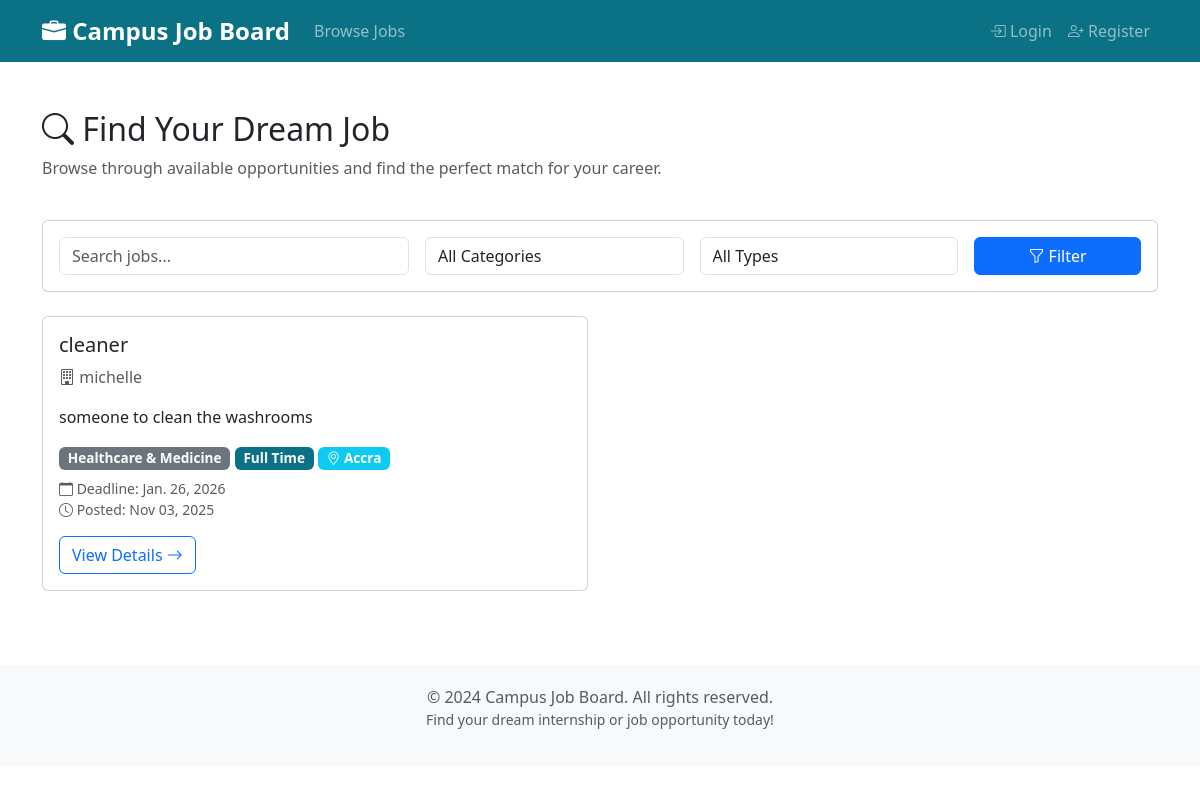
The app's page /, older data.
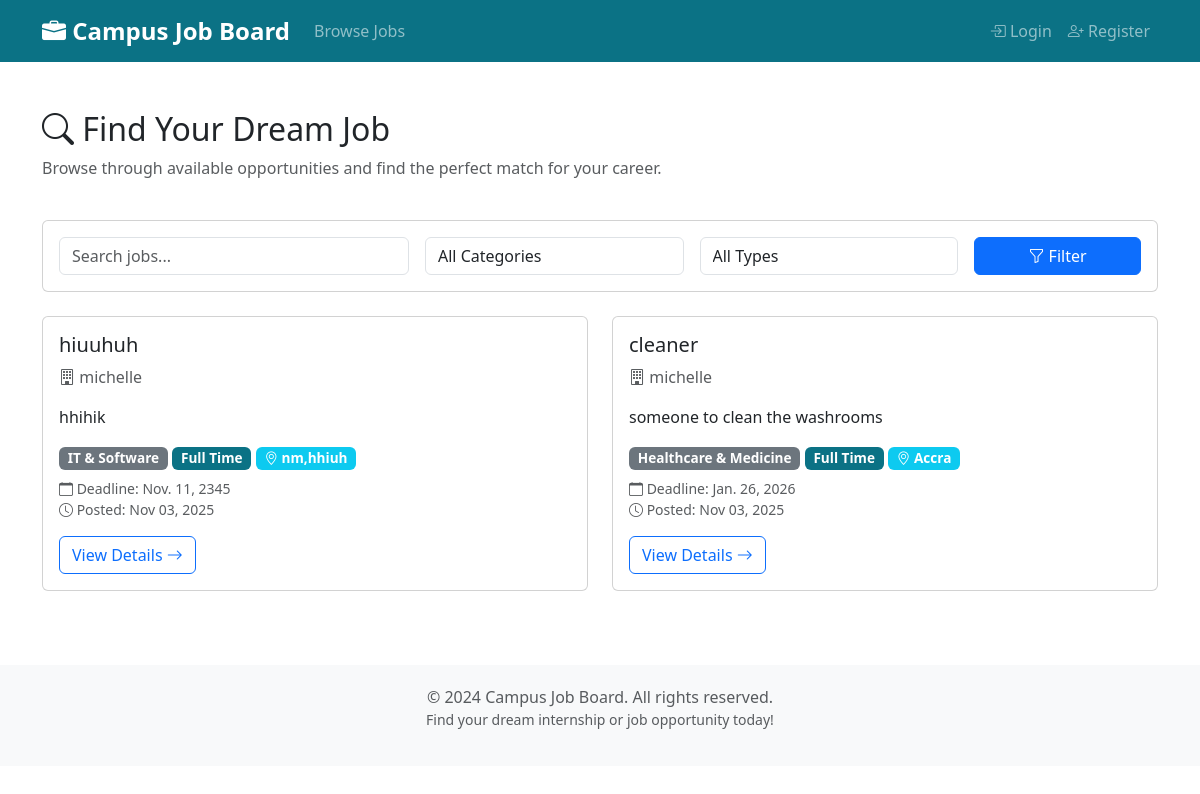
The same page, newer data.
### jobs/models.py (models this page shows, shortened)
class JobPost(models.Model):
    FULL_TIME = 'FT'
    PART_TIME = 'PT'
    INTERNSHIP = 'INT'
    CONTRACT = 'CON'
    JOB_TYPE_CHOICES = [
        (FULL_TIME, 'Full Time'),
        (PART_TIME, 'Part Time'),
        (INTERNSHIP, 'Internship'),
        (CONTRACT, 'Contract'),
    ]
    IT = 'IT'
    MARKETING = 'MKT'
    FINANCE = 'FIN'
    SALES = 'SLS'
    HR = 'HR'
    ENGINEERING = 'ENG'
    EDUCATION = 'EDU'
    HEALTHCARE = 'HLT'
    MEDIA = 'MED'
    LAW = 'LAW'
    CONSTRUCTION = 'CON'
    CUSTOMER_SERVICE = 'CS'
    ARCHITECTURE = 'ARC'
    ACCOUNTING = 'ACC'
    OTHER = 'OTH'
    CATEGORY_CHOICES = [
        (IT, 'IT & Software'),
        (FINANCE, 'Finance & Accounting'),
        (ACCOUNTING, 'Accounting'),
        (MARKETING, 'Marketing & Sales'),
        (SALES, 'Sales'),
        (EDUCATION, 'Education & Training'),
        (ENGINEERING, 'Engineering'),
        (ARCHITECTURE, 'Architecture'),
        (HEALTHCARE, 'Healthcare & Medicine'),
        (MEDIA, 'Media & Design'),
        (HR, 'Human Resources'),
        (LAW, 'Law & Administration'),
        (CONSTRUCTION, 'Construction & Real Estate'),
        (CUSTOMER_SERVICE, 'Customer Service'),
        (OTHER, 'Others'),
    ]
    CURRENCY_CHOICES = [
        ('USD', 'USD - US Dollar'),
        ('GHS', 'GHS - Ghanaian Cedi'),
        ('EUR', 'EUR - Euro'),
        ('GBP', 'GBP - British Pound'),
        ('NGN', 'NGN - Nigerian Naira'),
        ('KES', 'KES - Kenyan Shilling'),
        ('ZAR', 'ZAR - South African Rand'),
        ('CAD', 'CAD - Canadian Dollar'),
        ('AUD', 'AUD - Australian Dollar'),
    ]
    title = models.CharField(max_length=200)
    company = models.ForeignKey(settings.AUTH_USER_MODEL,
                                on_delete=models.CASCADE,
                                limit_choices_to={'is_company': True},
                                related_name='job_posts')
    description = models.TextField(help_text="Detailed job description")
    requirements = models.TextField(
        help_text="Required qualifications and skills")
    location = models.CharField(max_length=200)
    category = models.CharField(max_length=3,
                                choices=CATEGORY_CHOICES,
                                default=IT)
    job_type = models.CharField(max_length=3,
                                choices=JOB_TYPE_CHOICES,
                                default=FULL_TIME)
    date_posted = models.DateTimeField(default=timezone.now)
    deadline = models.DateField(help_text="Application deadline")
    salary = models.DecimalField(max_digits=10,
                                 decimal_places=2,
                                 null=True,
                                 blank=True,
                                 help_text="Salary range (optional)")
    currency = models.CharField(max_length=3,
                                choices=CURRENCY_CHOICES,
                                default='USD',
                                help_text="Currency for salary")
    image = models.ImageField(
        upload_to='job_images/',
        null=True,
        blank=True,
        help_text="Optional image for the job posting")
    is_approved = models.BooleanField(
        default=False, help_text="Whether this job post is approved by admin")
    class Meta:
        ordering = ['-date_posted']
        indexes = [
            models.Index(fields=['-date_posted']),
            models.Index(fields=['category']),
            models.Index(fields=['job_type']),
        ]

### users/models.py (models this page shows, shortened)
class CustomUser(AbstractUser):
    is_company = models.BooleanField(
        default=False,
        help_text="Designates whether this user is a company/employer")
    id_document = models.FileField(
        upload_to='user_ids/',
        null=True,
        blank=True,
        help_text='Upload an identification document (image or PDF) for verification')
    institution = models.CharField(
        max_length=255,
        help_text='Enter your school or company name for verification',
        null=True,
        blank=True
    )
    PENDING = 'P'
    VERIFIED = 'V'
    REJECTED = 'R'
    VERIFICATION_STATUS_CHOICES = [
        (PENDING, 'Pending'),
        (VERIFIED, 'Verified'),
        (REJECTED, 'Rejected'),
    ]
    verification_status = models.CharField(
        max_length=1,
        choices=VERIFICATION_STATUS_CHOICES,
        default=PENDING,
        help_text='Status of identity verification')

### jobs/views.py (the view)
# urls.py: path('', views.JobListView.as_view(), name='job_list'),
class JobListView(ListView):
    model = JobPost
    template_name = 'jobs/job_list.html'
    context_object_name = 'jobs'
    paginate_by = 10
    def get_queryset(self):
        user = self.request.user
        if user.is_superuser:
            queryset = JobPost.objects.all()
        elif user.is_authenticated and hasattr(user, 'is_company') and user.is_company:
            queryset = JobPost.objects.filter(company=user)
        else:
            queryset = JobPost.objects.filter(is_approved=True)
        search_query = self.request.GET.get('search')
        if search_query:
            queryset = queryset.filter(
                Q(title__icontains=search_query)
                | Q(description__icontains=search_query)
                | Q(location__icontains=search_query))
        category = self.request.GET.get('category')
        if category:
            queryset = queryset.filter(category=category)
        job_type = self.request.GET.get('job_type')
        if job_type:
            queryset = queryset.filter(job_type=job_type)
        return queryset.order_by('-date_posted')
    def get_context_data(self, **kwargs):
        context = super().get_context_data(**kwargs)
        context['search_query'] = self.request.GET.get('search', '')
        context['category_filter'] = self.request.GET.get('category', '')
        context['job_type_filter'] = self.request.GET.get('job_type', '')
        context['categories'] = JobPost.CATEGORY_CHOICES
        context['job_types'] = JobPost.JOB_TYPE_CHOICES
        return context

### jobs/context_processors.py (called while the page is built, shortened)
def notification_counts(request):
    company_unread = 0
    applicant_unread = 0
    user = getattr(request, 'user', None)
    return {
        'company_unread_count': company_unread,
        'applicant_unread_count': applicant_unread,
    }

### jobs/templates/jobs/job_list.html (shortened to what this page needs)
{% extends 'base.html' %}
{% block content %}
<div class="row mb-4">
    <div class="col-md-8">
        <h2><i class="bi bi-search"></i> Find Your Dream Job</h2>
        <p class="text-muted">Browse through available opportunities and find the perfect match for your career.</p>
    </div>
    <div class="col-md-4 text-end">
    </div>
</div>
<div class="card mb-4">
    <div class="card-body">
        <form method="get" class="row g-3">
            <div class="col-md-4">
                <input type="text" class="form-control" name="search"
                       placeholder="Search jobs..." value="{{ search_query }}">
            </div>
            <div class="col-md-3">
                <select name="category" class="form-control">
                    <option value="">All Categories</option>
                </select>
            </div>
            <div class="col-md-3">
                <select name="job_type" class="form-control">
                    <option value="">All Types</option>
                </select>
            </div>
            <div class="col-md-2">
                <button type="submit" class="btn btn-primary w-100">
                    <i class="bi bi-funnel"></i> Filter
                </button>
            </div>
        </form>
    </div>
</div>
{% if jobs %}
    <div class="row">
        {% for job in jobs %}
            <div class="col-md-6 mb-4">
                <div class="card job-card h-100">
                    <div class="card-body">
                        <h5 class="card-title">{{ job.title }}</h5>
                        <p class="card-text text-muted">
                            <i class="bi bi-building"></i> {{ job.company.username }}
                        </p>
                        <p class="card-text">
                            {{ job.description|truncatewords:30 }}
                        </p>
                        <div class="mb-2">
                            <span class="badge bg-secondary job-type-badge">{{ job.get_category_display }}</span>
                            <span class="badge bg-primary job-type-badge">{{ job.get_job_type_display }}</span>
                            <span class="badge bg-info job-type-badge">
                                <i class="bi bi-geo-alt"></i> {{ job.location }}
                            </span>
                        </div>
                        <p class="text-muted small mb-3">
                            <i class="bi bi-calendar"></i> Deadline: {{ job.deadline }}
                            <br>
                            <i class="bi bi-clock"></i> Posted: {{ job.date_posted|date:"M d, Y" }}
                        </p>
                        <a href="{% url 'jobs:job_detail' job.pk %}" class="btn btn-outline-primary">
                            View Details <i class="bi bi-arrow-right"></i>
                        </a>
                    </div>
                </div>
            </div>
        {% endfor %}
    </div>
{% else %}
    <div class="alert alert-info">
        <h5><i class="bi bi-info-circle"></i> No Jobs Found</h5>
        <p>Sorry, there are no jobs matching your criteria. Try adjusting your search filters.</p>
    </div>
{% endif %}
{% endblock %}

Row changes from the older to the newer data that the page shows:
added JobPost: title "hiuuhuh", company.username "michelle", description "hhihik", category "IT & Software", job_type "Full Time", location "nm,hhiuh", deadline "Nov. 11, 2345", date_posted "Nov 03, 2025"
